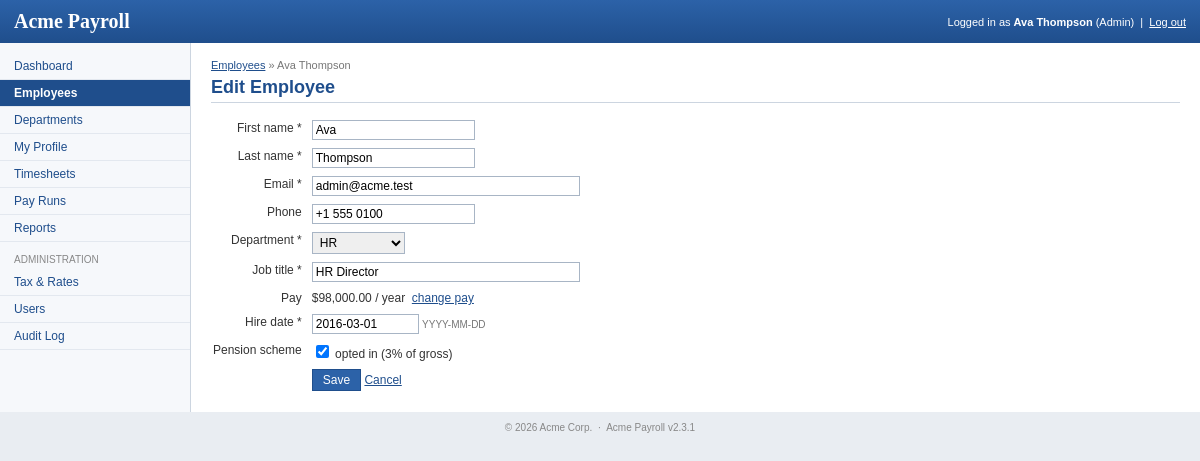
Page /employee_edit.php?id=1 (signed in) on the committed database.
### tables this page shows
CREATE TABLE `employees` (
  `id` int(11) NOT NULL AUTO_INCREMENT,
  `emp_no` varchar(10) NOT NULL,
  `first_name` varchar(60) NOT NULL,
  `last_name` varchar(60) NOT NULL,
  `email` varchar(150) NOT NULL,
  `phone` varchar(30) DEFAULT NULL,
  `department_id` int(11) DEFAULT NULL,
  `job_title` varchar(100) NOT NULL,
  `pay_type` enum('salaried','hourly') NOT NULL DEFAULT 'salaried',
  `annual_salary` decimal(12,2) DEFAULT NULL,
  `hourly_rate` decimal(8,2) DEFAULT NULL,
  `hire_date` date NOT NULL,
  `termination_date` date DEFAULT NULL,
  `status` enum('active','inactive') NOT NULL DEFAULT 'active',
  `pension_opt_in` tinyint(1) NOT NULL DEFAULT '0',
  `created_at` datetime DEFAULT NULL,
  `updated_at` datetime DEFAULT NULL,
  PRIMARY KEY (`id`),
  UNIQUE KEY `uq_employee_email` (`email`),
  UNIQUE KEY `uq_employee_no` (`emp_no`),
  KEY `idx_employee_department` (`department_id`),
  KEY `idx_employee_status` (`status`),
  CONSTRAINT `fk_employee_department` FOREIGN KEY (`department_id`) REFERENCES `departments` (`id`)
);

### www/includes/db.php (called while the page is built, shortened)
<?php
$db = mysqli_connect(DB_HOST, DB_USER, DB_PASS, DB_NAME);
mysqli_set_charset($db, 'utf8');
function db_query($sql)
{
    global $db;
    $res = mysqli_query($db, $sql);
    return $res;
}
function db_fetch_all($sql)
{
    $res = db_query($sql);
    $rows = array();
    while ($row = mysqli_fetch_assoc($res)) {
        $rows[] = $row;
    }
    return $rows;
}
function db_fetch_one($sql)
{
    $res = db_query($sql);
    $row = mysqli_fetch_assoc($res);
    return $row;
}

### www/includes/payroll_calc.php (called while the page is built, shortened)
<?php
function format_money($amount)
{
    $neg = $amount < 0;
    return ($neg ? '-' : '') . '$' . number_format(abs($amount), 2);
}

### www/employee_edit.php (the view, shortened to what this page needs)
<?php
include 'includes/functions.php';
$id = (int)get('id');
$errors = array();
$emp = array(
    'first_name' => '', 'last_name' => '', 'email' => '', 'phone' => '',
    'department_id' => '', 'job_title' => '', 'pay_type' => 'salaried',
    'annual_salary' => '', 'hourly_rate' => '', 'hire_date' => date('Y-m-d'),
    'pension_opt_in' => 0,
);
if ($id) {
    $emp = db_fetch_one('SELECT * FROM employees WHERE id = ' . $id);
}
function field_error($errors, $name)
{
    return '';
}
$page_title = $id ? 'Edit Employee' : 'Add Employee';
include 'header.php';
?>
<p class="breadcrumb"><a href="employees.php">Employees</a> &raquo; <?php echo $id ? h($emp['first_name'] . ' ' . $emp['last_name']) : 'New'; ?></p>
<h1><?php echo $page_title; ?></h1>
<form method="post" action="employee_edit.php<?php echo $id ? '?id=' . $id : ''; ?>" id="employee-form">
<table class="form">
  <tr>
    <th><label for="first_name">First name *</label></th>
    <td><input type="text" name="first_name" id="first_name" value="<?php echo h($emp['first_name']); ?>" /> <?php echo field_error($errors, 'first_name'); ?></td>
  </tr>
  <tr>
    <th><label for="last_name">Last name *</label></th>
    <td><input type="text" name="last_name" id="last_name" value="<?php echo h($emp['last_name']); ?>" /> <?php echo field_error($errors, 'last_name'); ?></td>
  </tr>
  <tr>
    <th><label for="email">Email *</label></th>
    <td><input type="text" name="email" id="email" size="35" value="<?php echo h($emp['email']); ?>" /> <?php echo field_error($errors, 'email'); ?></td>
  </tr>
  <tr>
    <th><label for="phone">Phone</label></th>
    <td><input type="text" name="phone" id="phone" value="<?php echo h($emp['phone']); ?>" /></td>
  </tr>
  <tr>
    <th><label for="department_id">Department *</label></th>
    <td><select name="department_id" id="department_id"><?php echo department_options($emp['department_id']); ?></select> <?php echo field_error($errors, 'department_id'); ?></td>
  </tr>
  <tr>
    <th><label for="job_title">Job title *</label></th>
    <td><input type="text" name="job_title" id="job_title" size="35" value="<?php echo h($emp['job_title']); ?>" /> <?php echo field_error($errors, 'job_title'); ?></td>
  </tr>
  <?php if (!$id) { ?>
  <tr>
    <th><label for="pay_type">Pay type *</label></th>
    <td>
      <select name="pay_type" id="pay_type">
        <option value="salaried"<?php if ($emp['pay_type'] == 'salaried') echo ' selected="selected"'; ?>>Salaried (monthly)</option>
        <option value="hourly"<?php if ($emp['pay_type'] == 'hourly') echo ' selected="selected"'; ?>>Hourly</option>
      </select> <?php echo field_error($errors, 'pay_type'); ?>
    </td>
  </tr>
  <tr class="pay-salaried">
    <th><label for="annual_salary">Annual salary (USD) *</label></th>
    <td><input type="text" name="annual_salary" id="annual_salary" value="<?php echo h($emp['annual_salary']); ?>" /> <?php echo field_error($errors, 'annual_salary'); ?></td>
  </tr>
  <tr class="pay-hourly">
    <th><label for="hourly_rate">Hourly rate (USD) *</label></th>
    <td><input type="text" name="hourly_rate" id="hourly_rate" value="<?php echo h($emp['hourly_rate']); ?>" /> <?php echo field_error($errors, 'hourly_rate'); ?></td>
  </tr>
  <?php } else { ?>
  <tr>
    <th>Pay</th>
    <td><?php echo $emp['pay_type'] == 'hourly' ? format_money($emp['hourly_rate']) . ' / hour' : format_money($emp['annual_salary']) . ' / year'; ?>
      &nbsp;<a href="salary_raise.php?id=<?php echo $id; ?>">change pay</a></td>
  </tr>
  <?php } ?>
  <tr>
    <th><label for="hire_date">Hire date *</label></th>
    <td><input type="text" name="hire_date" id="hire_date" class="datepicker" value="<?php echo h($emp['hire_date']); ?>" size="12" /> <span class="hint">YYYY-MM-DD</span> <?php echo field_error($errors, 'hire_date'); ?></td>
  </tr>
  <tr>
    <th><label for="pension_opt_in">Pension scheme</label></th>
    <td><input type="checkbox" name="pension_opt_in" id="pension_opt_in" value="1"<?php if ($emp['pension_opt_in']) echo ' checked="checked"'; ?> /> opted in (3% of gross)</td>
  </tr>
  <tr>
    <td></td>
    <td>
      <input type="submit" value="Save" class="button" id="save-employee" />
      <a href="<?php echo $id ? 'employee_view.php?id=' . $id : 'employees.php'; ?>">Cancel</a>
    </td>
  </tr>
</table>
</form>
<?php include 'footer.php'; ?>

### www/css/style.css (style rules this page uses)
body { margin: 0; padding: 0; font-family: Verdana, Arial, Helvetica, sans-serif; font-size: 12px; color: #333; background: #e9edf2; }
a { color: #1f4e8c; }
h1 { font-size: 18px; color: #1f4e8c; margin: 0 0 12px 0; border-bottom: 1px solid #ccd5e0; padding-bottom: 4px; }
table.form th { text-align: right; font-weight: normal; padding: 4px 8px 4px 0; vertical-align: top; white-space: nowrap; }
table.form td { padding: 3px 0; }
input[type=text], input[type=password], select, textarea { font-family: Verdana, Arial, sans-serif; font-size: 12px; border: 1px solid #a8b5c5; padding: 2px 3px; }
.button, input.button { display: inline-block; background: #2c62a8; color: #fff !important; border: 1px solid #1f4e8c; padding: 3px 10px; font-size: 12px; text-decoration: none; cursor: pointer; }
.hint, .small { font-size: 10px; color: #777; }
.breadcrumb { font-size: 11px; color: #777; margin: 0 0 6px 0; }

### www/css/print.css (style rules this page uses)
body { background: #fff; font-family: Arial, Helvetica, sans-serif; font-size: 12px; color: #000; }

### rows in the picture
employees: first_name+last_name "Ava Thompson", first_name "Ava", last_name "Thompson", email "admin@acme.test", phone "+1 555 0100", job_title "HR Director", annual_salary "$98,000.00", hire_date "2016-03-01", pension_opt_in "☑"

### other values in the picture
APP_NAME "Acme Payroll"
$_SESSION['full_name'] "Ava Thompson"
user_role() "Admin"
$label "Dashboard Employees Departments My Profile Timesheets Pay Runs Reports Tax & Rates Users Audit Log"
$page_title "Edit Employee"
APP_VERSION "2.3.1"
form field department_id "HR"
